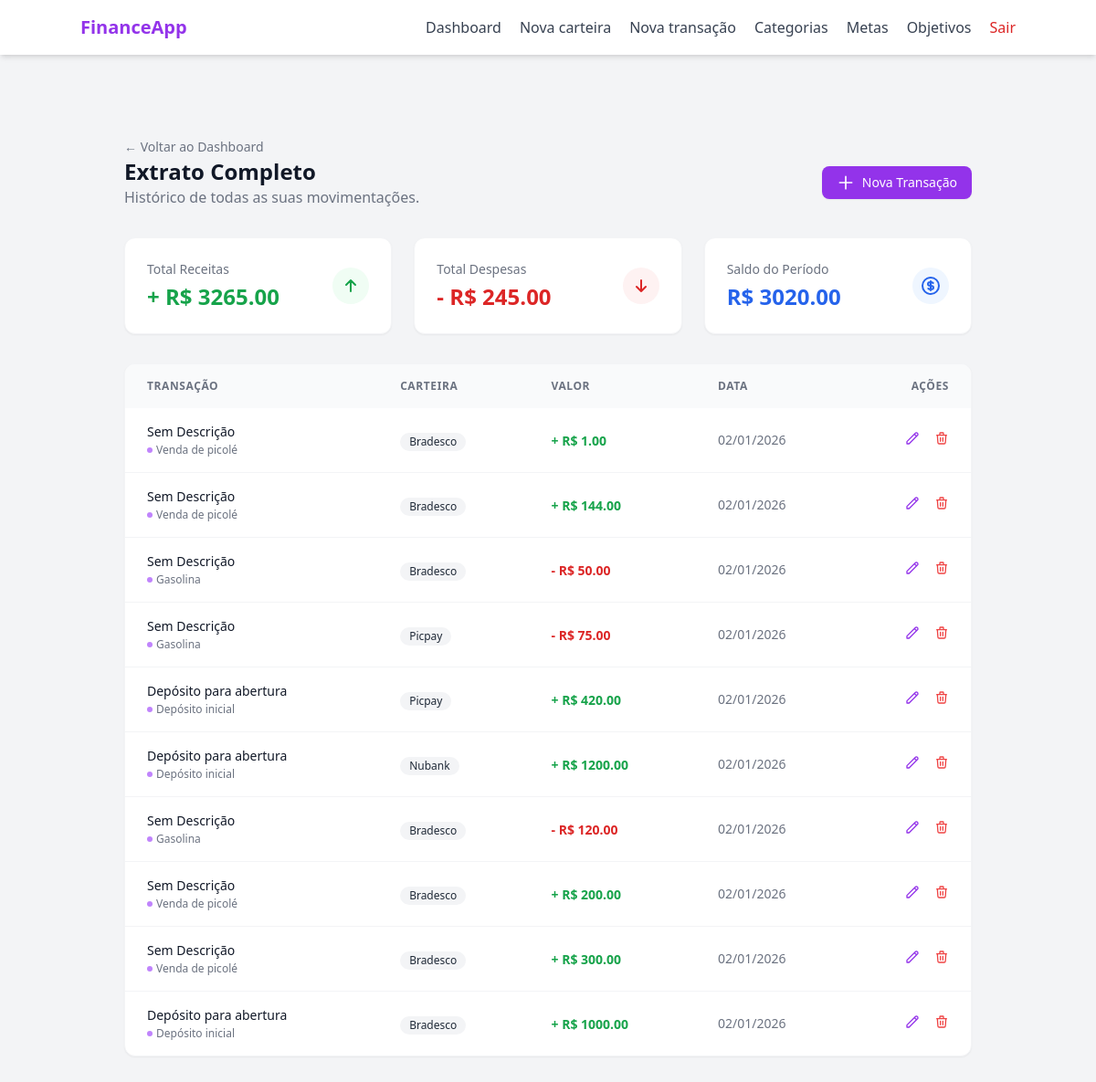
The app's page /transaction (signed in), older data.
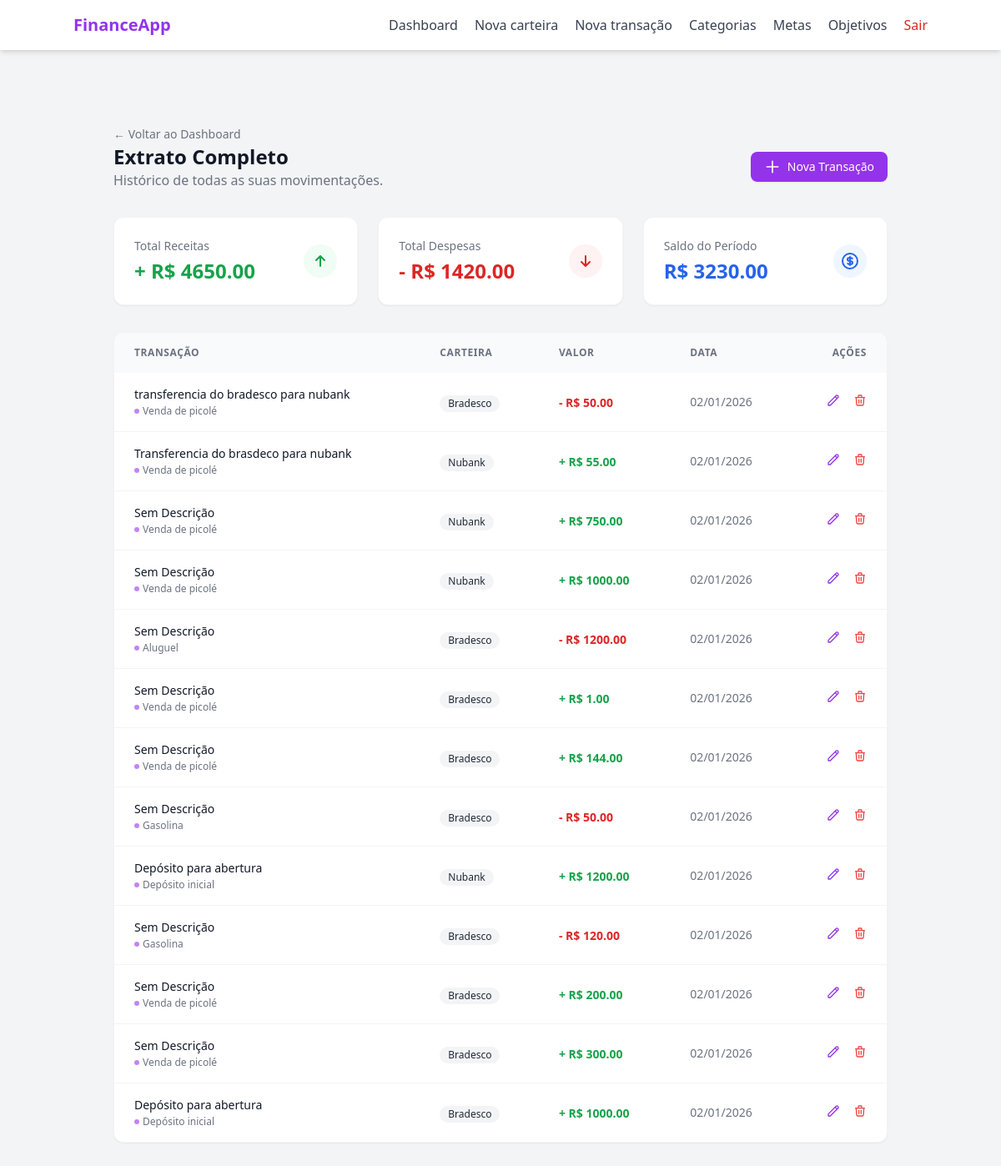
The same page, newer data.
### models/transaction.py (models this page shows, shortened)
class Transaction(db.Model):
    __tablename__ = "transactions"
    id = db.Column(db.Integer, primary_key= True)
    transaction_type = db.Column(db.String(20), nullable= False)
    value = db.Column(db.Float, nullable= False)
    created_at = db.Column(db.Date, default= lambda: datetime.now(timezone.utc).date())
    description = db.Column(db.String(100), nullable= True)
    wallet_id = db.Column(db.Integer, db.ForeignKey("wallets.id"), nullable= False)
    category_id = db.Column(db.Integer, db.ForeignKey("categories.id"), nullable= False)
    category = db.relationship("Category", backref= "transactions", lazy= True)
    wallet = db.relationship("Wallet", backref= "transactions", lazy= True)

### models/category.py (models this page shows, shortened)
class Category(db.Model):
    __tablename__ = "categories"
    id = db.Column(db.Integer, primary_key= True)
    name = db.Column(db.String(100), nullable= False)
    type = db.Column(db.String(20), nullable= False)
    __mapper_args__ = {
        "polymorphic_on": type,
        "polymorphic_identity": "category"
    }

### models/wallet.py (models this page shows, shortened)
class Wallet(db.Model):
    __tablename__ = "wallets"
    id = db.Column(db.Integer, primary_key= True)
    wallet_name = db.Column(db.String(100), nullable= False)
    initial_balance = db.Column(db.Float, default= 0.0)
    current_balance = db.Column(db.Float, default= 0.0)
    is_active = db.Column(db.Boolean, default= True)
    created_at = db.Column(db.DateTime, default= lambda: datetime.now(timezone.utc).date())
    user_id = db.Column(db.Integer, db.ForeignKey("users.id"), nullable= False)

### routes/transaction_routes.py (the view)
@transaction_bp.route("", methods=["GET"])
@login_required
def transaction_page():
    transactions = TransactionController.get_user_transactions(user_id=current_user.id)
    total_income = sum(t.value for t in transactions if t.transaction_type == "income")
    total_expense = sum(t.value for t in transactions if t.transaction_type == "expense")
    total_balance = total_income - total_expense
    categories = CategoryController.get_user_categories(user_id= current_user.id)
    return render_template("transaction/index.html",
                           transactions=transactions,
                           total_income=total_income,
                           total_expense=total_expense,
                           total_balance=total_balance,
                           categories = categories)

### controllers/category_controller.py (called while the page is built)
    @staticmethod
    def get_user_categories(user_id):
        return UserCategory.query.filter_by(user_id= user_id).all()

### controllers/transaction_controller.py (called while the page is built)
    @staticmethod
    def get_user_transactions(user_id):
        return Transaction.query.join(Wallet).filter(Wallet.user_id == user_id).order_by(Transaction.created_at.desc()).order_by(Transaction.id.desc()).all()

### templates/transaction/index.html (shortened to what this page needs)
{% extends "base.html" %}
{% block content %}
<div class="max-w-7xl mx-auto px-4 sm:px-6 lg:px-8 py-8">
    <div class="text-left pt-4">
        <a href="{{ url_for('main_bp.dashboard_page') }}" class="text-sm text-gray-500 hover:text-purple-600 transition-colors">
            ← Voltar ao Dashboard
        </a>
    </div>
    <div class="flex flex-col sm:flex-row justify-between items-start sm:items-center mb-8 gap-4">
        <div>
            <h1 class="text-2xl font-bold text-gray-900">Extrato Completo</h1>
            <p class="text-gray-500">Histórico de todas as suas movimentações.</p>
        </div>
        <a href="{{ url_for('transaction_bp.transaction_new_page') }}" class="inline-flex items-center px-4 py-2 bg-purple-600 hover:bg-purple-700 text-white text-sm font-medium rounded-lg transition-colors shadow-sm">
            <svg class="w-5 h-5 mr-2" fill="none" stroke="currentColor" viewBox="0 0 24 24"><path stroke-linecap="round" stroke-linejoin="round" stroke-width="2" d="M12 4v16m8-8H4"></path></svg>
            Nova Transação
        </a>
    </div>
    <div class="grid grid-cols-1 md:grid-cols-3 gap-6 mb-8">
        <div class="bg-white p-6 rounded-xl border border-gray-100 shadow-sm flex items-center justify-between">
            <div>
                <p class="text-sm text-gray-500 mb-1">Total Receitas</p>
                <h3 class="text-2xl font-bold text-green-600">+ R$ {{ "%.2f"|format(total_income) }}</h3>
            </div>
            <div class="w-10 h-10 rounded-full bg-green-50 flex items-center justify-center text-green-600">
                <svg class="w-6 h-6" fill="none" stroke="currentColor" viewBox="0 0 24 24"><path stroke-linecap="round" stroke-linejoin="round" stroke-width="2" d="M7 11l5-5m0 0l5 5m-5-5v12"></path></svg>
            </div>
        </div>
        <div class="bg-white p-6 rounded-xl border border-gray-100 shadow-sm flex items-center justify-between">
            <div>
                <p class="text-sm text-gray-500 mb-1">Total Despesas</p>
                <h3 class="text-2xl font-bold text-red-600">- R$ {{ "%.2f"|format(total_expense) }}</h3>
            </div>
            <div class="w-10 h-10 rounded-full bg-red-50 flex items-center justify-center text-red-600">
                <svg class="w-6 h-6" fill="none" stroke="currentColor" viewBox="0 0 24 24"><path stroke-linecap="round" stroke-linejoin="round" stroke-width="2" d="M17 13l-5 5m0 0l-5-5m5 5V6"></path></svg>
            </div>
        </div>
        <div class="bg-white p-6 rounded-xl border border-gray-100 shadow-sm flex items-center justify-between">
            <div>
                <p class="text-sm text-gray-500 mb-1">Saldo do Período</p>
                <h3 class="text-2xl font-bold {{ 'text-blue-600' if total_balance >= 0 else 'text-red-600' }}">
                    R$ {{ "%.2f"|format(total_balance) }}
                </h3>
            </div>
            <div class="w-10 h-10 rounded-full bg-blue-50 flex items-center justify-center text-blue-600">
            </div>
        </div>
    </div>
    <div class="bg-white rounded-xl shadow-sm border border-gray-100 overflow-hidden">
        <table class="w-full text-left border-collapse">
            <thead class="bg-gray-50">
                <tr>
                    <th class="px-6 py-4 text-xs font-semibold text-gray-500 uppercase tracking-wider">Transação</th>
                    <th class="px-6 py-4 text-xs font-semibold text-gray-500 uppercase tracking-wider">Carteira</th> <th class="px-6 py-4 text-xs font-semibold text-gray-500 uppercase tracking-wider">Valor</th>
                    <th class="px-6 py-4 text-xs font-semibold text-gray-500 uppercase tracking-wider">Data</th>
                    <th class="px-6 py-4 text-xs font-semibold text-gray-500 uppercase tracking-wider text-right">Ações</th>
                </tr>
            </thead>
            <tbody class="divide-y divide-gray-100">
                {% for transaction in transactions %}
                <tr class="hover:bg-gray-50 transition-colors group">
                    <td class="px-6 py-4">
                        <div class="flex flex-col">
                            <span class="text-sm font-medium text-gray-900">{{ transaction.description if transaction.description else 'Sem Descrição' }}</span>
                            <span class="text-xs text-gray-500 flex items-center gap-1 mt-0.5">
                                <span class="w-1.5 h-1.5 rounded-full bg-purple-400"></span>
                                {{ transaction.category.name if transaction.category else 'Sem Categoria' }}
                            </span>
                        </div>
                    </td>
                    <td class="px-6 py-4">
                        <span class="inline-flex items-center px-2.5 py-0.5 rounded-full text-xs font-medium bg-gray-100 text-gray-800">
                            {{ transaction.wallet.wallet_name }}
                        </span>
                    </td>
                    <td class="px-6 py-4 whitespace-nowrap">
                        <span class="text-sm font-bold {{ 'text-green-600' if transaction.transaction_type == 'income' else 'text-red-600' }}">
                            {{ "-" if transaction.transaction_type == 'expense' else "+" }} R$ {{ "%.2f"|format(transaction.value) }}
                        </span>
                    </td>
                    <td class="px-6 py-4 whitespace-nowrap text-sm text-gray-500">
                        {{ transaction.created_at.strftime('%d/%m/%Y') }}
                    </td>
                    <td class="px-6 py-4 text-right">
                        <button class="text-purple-600 hover:text-purple-700 mr-3"
                            title="Editar"
                            onclick="openEditTransactionModal(
                                '{{ url_for('transaction_bp.edit_transaction', transaction_id=transaction.id) }}',
                                '{{transaction.value}}',
                                '{{ transaction.created_at.strftime('%Y-%m-%d') if transaction.created_at else '' }}',
                                '{{transaction.description}}',
                                '{{transaction.category_id}}'
                            )"
                            {% if transaction.category.type == 'system' %} disabled {% endif %}>
                            <svg class="w-4 h-4" fill="none" stroke="currentColor" viewBox="0 0 24 24"><path stroke-linecap="round" stroke-linejoin="round" stroke-width="2" d="M15.232 5.232l3.536 3.536m-2.036-5.036a2.5 2.5 0 113.536 3.536L6.5 21.036H3v-3.572L16.732 3.732z"></path></svg>
                        </button>
                        <button class="text-red-500 hover:text-red-700"
                            title="Deletar"
                            onclick="openConfirmModal(
                            '{{ url_for('transaction_bp.delete_transaction', transaction_id=transaction.id) }}',
                            'Excluir Transação',
                            'Tem certeza que deseja apagar a transação de R$ {{ transaction.value }}? O saldo da carteira será atualizado.'
                            )"
                            class="text-red-600 hover:text-red-800 hover:underline transition-colors font-medium text-sm flex items-center gap-1"
                            {% if transaction.category.type == 'system' %} disabled {% endif %}>
                            <svg class="w-4 h-4" fill="none" stroke="currentColor" viewBox="0 0 24 24"><path stroke-linecap="round" stroke-linejoin="round" stroke-width="2" d="M19 7l-.867 12.142A2 2 0 0116.138 21H7.862a2 2 0 01-1.995-1.858L5 7m5 4v6m4-6v6m1-10V4a1 1 0 00-1-1h-4a1 1 0 00-1 1v3M4 7h16"></path></svg>
                        </button>
                    </td>
                </tr>
                {% endfor %}
            </tbody>
        </table>
    </div>
</div>
{% endblock %}

### templates/base.html (shortened to what this page needs)
<!DOCTYPE html>
<html lang="pt-BR">
<head>
    <script src="https://cdn.tailwindcss.com"></script>
</head>
<body class="bg-gray-100 text-gray-800">
    <header class="bg-white shadow-md p-4">
        <div class="max-w-5xl mx-auto flex items-center justify-between">
            <div class="text-xl font-bold text-purple-600">
                FinanceApp
            </div>
            <nav class="flex items-center gap-5 text-gray-700">
                <a href="{{ url_for('main_bp.dashboard_page') }}" class="hover:text-purple-600 transition">Dashboard</a>
                <a href="{{ url_for('wallet_bp.wallet_new_page') }}" class="hover:text-purple-600 transition">Nova carteira</a>
                <a href="{{ url_for('transaction_bp.transaction_new_page') }}" class="hover:text-purple-600 transition">Nova transação</a>
                <a href="{{ url_for('category_bp.category_index_page') }}" class="hover:text-purple-600 transition">Categorias</a>
                <a href="{{ url_for('goal_bp.goal_index_page') }}" class="hover:text-purple-600 transition">Metas</a>
                <a href="{{ url_for('objective_bp.objective_index_page') }}" class="hover:text-purple-600 transition">Objetivos</a>
                <a href="{{ url_for('auth_bp.logout') }}"
                   class="text-red-600 font-medium hover:text-red-700 transition">
                    Sair
                </a>
            </nav>
        </div>
    </header>
    <main class="max-w-5xl mx-auto py-10 px-4">
        {% block content %}
        {% endblock %}
    </main>
</body>
</html>

Row changes from the older to the newer data that the page shows:
removed Transaction: transaction_type "-", value "75.00"
removed Transaction: transaction_type "+", value "420.00"
added Transaction: transaction_type "-", value "50.00"
added Transaction: transaction_type "+", value "55.00"
added Transaction: transaction_type "+", value "750.00"
added Transaction: transaction_type "+", value "1000.00"
added Transaction: transaction_type "-", value "1200.00"
Text that changed along with them:
{{ "%.2f"|format(total_income) }}: "3265.00" → "4650.00"
{{ "%.2f"|format(total_expense) }}: "245.00" → "1420.00"
{{ "%.2f"|format(total_balance) }}: "3020.00" → "3230.00"
